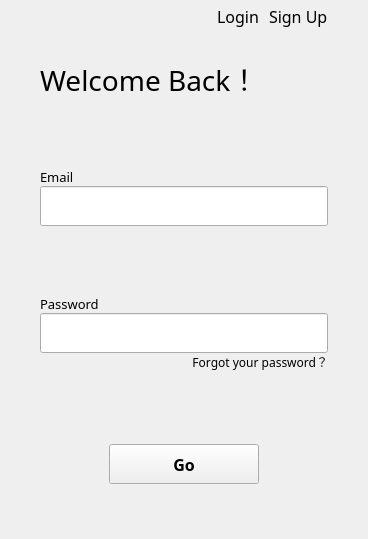
<?xml version="1.0" encoding="UTF-8"?>
<ui version="4.0">
 <class>LoginOrSignUpWidget</class>
 <widget class="QWidget" name="LoginOrSignUpWidget">
  <property name="geometry">
   <rect>
    <x>0</x>
    <y>0</y>
    <width>368</width>
    <height>539</height>
   </rect>
  </property>
  <property name="windowTitle">
   <string>Form</string>
  </property>
  <layout class="QVBoxLayout" name="verticalLayout_2">
   <property name="spacing">
    <number>0</number>
   </property>
   <property name="leftMargin">
    <number>0</number>
   </property>
   <property name="topMargin">
    <number>5</number>
   </property>
   <property name="rightMargin">
    <number>0</number>
   </property>
   <property name="bottomMargin">
    <number>0</number>
   </property>
   <item>
    <widget class="QWidget" name="widget_3" native="true">
     <property name="sizePolicy">
      <sizepolicy hsizetype="Preferred" vsizetype="Fixed">
       <horstretch>0</horstretch>
       <verstretch>0</verstretch>
      </sizepolicy>
     </property>
     <layout class="QGridLayout" name="gridLayout">
      <property name="topMargin">
       <number>0</number>
      </property>
      <property name="rightMargin">
       <number>40</number>
      </property>
      <property name="bottomMargin">
       <number>0</number>
      </property>
      <property name="spacing">
       <number>0</number>
      </property>
      <item row="1" column="1">
       <widget class="QWidget" name="widget_4" native="true">
        <layout class="QHBoxLayout" name="horizontalLayout_2">
         <property name="spacing">
          <number>10</number>
         </property>
         <property name="leftMargin">
          <number>0</number>
         </property>
         <property name="topMargin">
          <number>0</number>
         </property>
         <property name="rightMargin">
          <number>0</number>
         </property>
         <property name="bottomMargin">
          <number>0</number>
         </property>
         <item>
          <widget class="ClickableLabel" name="LoginBtn">
           <property name="minimumSize">
            <size>
             <width>0</width>
             <height>0</height>
            </size>
           </property>
           <property name="font">
            <font>
             <family>萍方-繁</family>
             <pointsize>12</pointsize>
             <bold>false</bold>
            </font>
           </property>
           <property name="text">
            <string>Login</string>
           </property>
          </widget>
         </item>
         <item>
          <widget class="ClickableLabel" name="SignUpBtn">
           <property name="minimumSize">
            <size>
             <width>0</width>
             <height>0</height>
            </size>
           </property>
           <property name="font">
            <font>
             <family>萍方-繁</family>
             <pointsize>12</pointsize>
             <bold>false</bold>
            </font>
           </property>
           <property name="text">
            <string>Sign Up</string>
           </property>
          </widget>
         </item>
        </layout>
       </widget>
      </item>
      <item row="2" column="0">
       <spacer name="horizontalSpacer_2">
        <property name="orientation">
         <enum>Qt::Orientation::Horizontal</enum>
        </property>
        <property name="sizeHint" stdset="0">
         <size>
          <width>40</width>
          <height>20</height>
         </size>
        </property>
       </spacer>
      </item>
      <item row="2" column="1">
       <widget class="SliderIndicator" name="Slider" native="true"/>
      </item>
      <item row="3" column="0">
       <spacer name="verticalSpacer_13">
        <property name="orientation">
         <enum>Qt::Orientation::Vertical</enum>
        </property>
        <property name="sizeHint" stdset="0">
         <size>
          <width>20</width>
          <height>10</height>
         </size>
        </property>
       </spacer>
      </item>
     </layout>
    </widget>
   </item>
   <item>
    <widget class="QStackedWidget" name="stackedWidget">
     <property name="sizePolicy">
      <sizepolicy hsizetype="Preferred" vsizetype="Preferred">
       <horstretch>0</horstretch>
       <verstretch>0</verstretch>
      </sizepolicy>
     </property>
     <property name="currentIndex">
      <number>0</number>
     </property>
     <widget class="QWidget" name="LoginPage">
      <layout class="QVBoxLayout" name="verticalLayout_3">
       <property name="spacing">
        <number>0</number>
       </property>
       <property name="leftMargin">
        <number>0</number>
       </property>
       <property name="topMargin">
        <number>0</number>
       </property>
       <property name="rightMargin">
        <number>0</number>
       </property>
       <property name="bottomMargin">
        <number>0</number>
       </property>
       <item>
        <widget class="QWidget" name="widget_6" native="true">
         <property name="sizePolicy">
          <sizepolicy hsizetype="Preferred" vsizetype="Fixed">
           <horstretch>0</horstretch>
           <verstretch>0</verstretch>
          </sizepolicy>
         </property>
         <layout class="QHBoxLayout" name="horizontalLayout_4">
          <property name="spacing">
           <number>0</number>
          </property>
          <property name="leftMargin">
           <number>40</number>
          </property>
          <property name="topMargin">
           <number>0</number>
          </property>
          <property name="rightMargin">
           <number>0</number>
          </property>
          <property name="bottomMargin">
           <number>0</number>
          </property>
          <item>
           <widget class="QLabel" name="label_4">
            <property name="font">
             <font>
              <family>萍方-繁</family>
              <pointsize>21</pointsize>
              <italic>false</italic>
              <bold>false</bold>
             </font>
            </property>
            <property name="text">
             <string>Welcome Back！</string>
            </property>
            <property name="textFormat">
             <enum>Qt::TextFormat::AutoText</enum>
            </property>
           </widget>
          </item>
          <item>
           <spacer name="horizontalSpacer_3">
            <property name="orientation">
             <enum>Qt::Orientation::Horizontal</enum>
            </property>
            <property name="sizeHint" stdset="0">
             <size>
              <width>223</width>
              <height>20</height>
             </size>
            </property>
           </spacer>
          </item>
         </layout>
        </widget>
       </item>
       <item>
        <widget class="QWidget" name="widget_2" native="true">
         <property name="sizePolicy">
          <sizepolicy hsizetype="Preferred" vsizetype="Preferred">
           <horstretch>0</horstretch>
           <verstretch>0</verstretch>
          </sizepolicy>
         </property>
         <property name="minimumSize">
          <size>
           <width>0</width>
           <height>200</height>
          </size>
         </property>
         <layout class="QVBoxLayout" name="verticalLayout">
          <property name="spacing">
           <number>0</number>
          </property>
          <property name="sizeConstraint">
           <enum>QLayout::SizeConstraint::SetDefaultConstraint</enum>
          </property>
          <property name="leftMargin">
           <number>40</number>
          </property>
          <property name="topMargin">
           <number>0</number>
          </property>
          <property name="rightMargin">
           <number>40</number>
          </property>
          <property name="bottomMargin">
           <number>0</number>
          </property>
          <item>
           <spacer name="verticalSpacer">
            <property name="orientation">
             <enum>Qt::Orientation::Vertical</enum>
            </property>
            <property name="sizeHint" stdset="0">
             <size>
              <width>20</width>
              <height>90</height>
             </size>
            </property>
           </spacer>
          </item>
          <item>
           <widget class="QLabel" name="label_5">
            <property name="sizePolicy">
             <sizepolicy hsizetype="Preferred" vsizetype="Fixed">
              <horstretch>0</horstretch>
              <verstretch>0</verstretch>
             </sizepolicy>
            </property>
            <property name="minimumSize">
             <size>
              <width>0</width>
              <height>0</height>
             </size>
            </property>
            <property name="font">
             <font>
              <family>萍方-繁</family>
              <pointsize>10</pointsize>
              <bold>false</bold>
             </font>
            </property>
            <property name="text">
             <string>Email</string>
            </property>
           </widget>
          </item>
          <item>
           <widget class="QLineEdit" name="EmailEdit_2">
            <property name="sizePolicy">
             <sizepolicy hsizetype="Expanding" vsizetype="Fixed">
              <horstretch>0</horstretch>
              <verstretch>0</verstretch>
             </sizepolicy>
            </property>
            <property name="minimumSize">
             <size>
              <width>0</width>
              <height>40</height>
             </size>
            </property>
           </widget>
          </item>
          <item>
           <spacer name="verticalSpacer_3">
            <property name="orientation">
             <enum>Qt::Orientation::Vertical</enum>
            </property>
            <property name="sizeHint" stdset="0">
             <size>
              <width>20</width>
              <height>90</height>
             </size>
            </property>
           </spacer>
          </item>
          <item>
           <widget class="QLabel" name="label_6">
            <property name="sizePolicy">
             <sizepolicy hsizetype="Preferred" vsizetype="Fixed">
              <horstretch>0</horstretch>
              <verstretch>0</verstretch>
             </sizepolicy>
            </property>
            <property name="minimumSize">
             <size>
              <width>0</width>
              <height>0</height>
             </size>
            </property>
            <property name="font">
             <font>
              <family>萍方-繁</family>
              <pointsize>10</pointsize>
             </font>
            </property>
            <property name="text">
             <string>Password</string>
            </property>
           </widget>
          </item>
          <item>
           <widget class="QLineEdit" name="PwdEdit_2">
            <property name="minimumSize">
             <size>
              <width>0</width>
              <height>40</height>
             </size>
            </property>
            <property name="echoMode">
             <enum>QLineEdit::EchoMode::Password</enum>
            </property>
           </widget>
          </item>
          <item>
           <widget class="ClickableLabel" name="ResetPwdBtn">
            <property name="sizePolicy">
             <sizepolicy hsizetype="Preferred" vsizetype="Fixed">
              <horstretch>0</horstretch>
              <verstretch>0</verstretch>
             </sizepolicy>
            </property>
            <property name="font">
             <font>
              <family>萍方-繁</family>
             </font>
            </property>
            <property name="text">
             <string>Forgot your password？</string>
            </property>
            <property name="alignment">
             <set>Qt::AlignmentFlag::AlignRight|Qt::AlignmentFlag::AlignTrailing|Qt::AlignmentFlag::AlignVCenter</set>
            </property>
           </widget>
          </item>
          <item>
           <spacer name="verticalSpacer_2">
            <property name="orientation">
             <enum>Qt::Orientation::Vertical</enum>
            </property>
            <property name="sizeHint" stdset="0">
             <size>
              <width>20</width>
              <height>90</height>
             </size>
            </property>
           </spacer>
          </item>
         </layout>
        </widget>
       </item>
      </layout>
     </widget>
     <widget class="QWidget" name="RegPage">
      <layout class="QVBoxLayout" name="verticalLayout_4">
       <property name="spacing">
        <number>0</number>
       </property>
       <property name="leftMargin">
        <number>0</number>
       </property>
       <property name="topMargin">
        <number>0</number>
       </property>
       <property name="rightMargin">
        <number>0</number>
       </property>
       <property name="bottomMargin">
        <number>0</number>
       </property>
       <item>
        <widget class="QWidget" name="widget_7" native="true">
         <property name="sizePolicy">
          <sizepolicy hsizetype="Preferred" vsizetype="Fixed">
           <horstretch>0</horstretch>
           <verstretch>0</verstretch>
          </sizepolicy>
         </property>
         <layout class="QHBoxLayout" name="horizontalLayout_5">
          <property name="spacing">
           <number>0</number>
          </property>
          <property name="leftMargin">
           <number>40</number>
          </property>
          <property name="topMargin">
           <number>0</number>
          </property>
          <property name="rightMargin">
           <number>0</number>
          </property>
          <property name="bottomMargin">
           <number>0</number>
          </property>
          <item>
           <widget class="QLabel" name="label_7">
            <property name="font">
             <font>
              <family>萍方-繁</family>
              <pointsize>24</pointsize>
             </font>
            </property>
            <property name="text">
             <string>Hello New！</string>
            </property>
           </widget>
          </item>
          <item>
           <spacer name="horizontalSpacer_4">
            <property name="orientation">
             <enum>Qt::Orientation::Horizontal</enum>
            </property>
            <property name="sizeHint" stdset="0">
             <size>
              <width>261</width>
              <height>20</height>
             </size>
            </property>
           </spacer>
          </item>
         </layout>
        </widget>
       </item>
       <item>
        <widget class="QWidget" name="widget_8" native="true">
         <property name="sizePolicy">
          <sizepolicy hsizetype="Preferred" vsizetype="Preferred">
           <horstretch>0</horstretch>
           <verstretch>0</verstretch>
          </sizepolicy>
         </property>
         <layout class="QVBoxLayout" name="verticalLayout_5">
          <property name="spacing">
           <number>0</number>
          </property>
          <property name="leftMargin">
           <number>40</number>
          </property>
          <property name="topMargin">
           <number>0</number>
          </property>
          <property name="rightMargin">
           <number>40</number>
          </property>
          <property name="bottomMargin">
           <number>0</number>
          </property>
          <item>
           <spacer name="verticalSpacer_4">
            <property name="orientation">
             <enum>Qt::Orientation::Vertical</enum>
            </property>
            <property name="sizeHint" stdset="0">
             <size>
              <width>20</width>
              <height>30</height>
             </size>
            </property>
           </spacer>
          </item>
          <item>
           <widget class="QLabel" name="label_10">
            <property name="font">
             <font>
              <family>萍方-繁</family>
              <pointsize>10</pointsize>
             </font>
            </property>
            <property name="text">
             <string>Name</string>
            </property>
           </widget>
          </item>
          <item>
           <widget class="QLineEdit" name="NameEdit">
            <property name="minimumSize">
             <size>
              <width>0</width>
              <height>35</height>
             </size>
            </property>
           </widget>
          </item>
          <item>
           <spacer name="verticalSpacer_7">
            <property name="orientation">
             <enum>Qt::Orientation::Vertical</enum>
            </property>
            <property name="sizeHint" stdset="0">
             <size>
              <width>20</width>
              <height>40</height>
             </size>
            </property>
           </spacer>
          </item>
          <item>
           <widget class="QLabel" name="label_8">
            <property name="font">
             <font>
              <family>萍方-繁</family>
              <pointsize>10</pointsize>
             </font>
            </property>
            <property name="text">
             <string>Email</string>
            </property>
           </widget>
          </item>
          <item>
           <widget class="QLineEdit" name="EmailEdit">
            <property name="minimumSize">
             <size>
              <width>0</width>
              <height>35</height>
             </size>
            </property>
           </widget>
          </item>
          <item>
           <spacer name="verticalSpacer_12">
            <property name="orientation">
             <enum>Qt::Orientation::Vertical</enum>
            </property>
            <property name="sizeHint" stdset="0">
             <size>
              <width>20</width>
              <height>40</height>
             </size>
            </property>
           </spacer>
          </item>
          <item>
           <widget class="QLabel" name="label_2">
            <property name="font">
             <font>
              <family>萍方-繁</family>
              <pointsize>10</pointsize>
             </font>
            </property>
            <property name="text">
             <string>Verify code</string>
            </property>
           </widget>
          </item>
          <item>
           <widget class="QWidget" name="widget_11" native="true">
            <layout class="QHBoxLayout" name="horizontalLayout_6">
             <property name="leftMargin">
              <number>0</number>
             </property>
             <property name="topMargin">
              <number>0</number>
             </property>
             <property name="rightMargin">
              <number>0</number>
             </property>
             <property name="bottomMargin">
              <number>0</number>
             </property>
             <item>
              <widget class="QLineEdit" name="CodeEdit_2">
               <property name="minimumSize">
                <size>
                 <width>0</width>
                 <height>35</height>
                </size>
               </property>
              </widget>
             </item>
             <item>
              <widget class="QPushButton" name="GetCodeBtn_2">
               <property name="minimumSize">
                <size>
                 <width>0</width>
                 <height>35</height>
                </size>
               </property>
               <property name="font">
                <font>
                 <family>萍方-繁</family>
                </font>
               </property>
               <property name="text">
                <string>Get</string>
               </property>
              </widget>
             </item>
            </layout>
           </widget>
          </item>
          <item>
           <spacer name="verticalSpacer_5">
            <property name="orientation">
             <enum>Qt::Orientation::Vertical</enum>
            </property>
            <property name="sizeHint" stdset="0">
             <size>
              <width>20</width>
              <height>30</height>
             </size>
            </property>
           </spacer>
          </item>
          <item>
           <widget class="QLabel" name="label_9">
            <property name="font">
             <font>
              <family>萍方-繁</family>
              <pointsize>10</pointsize>
             </font>
            </property>
            <property name="text">
             <string>Password</string>
            </property>
           </widget>
          </item>
          <item>
           <widget class="QLineEdit" name="PwdEdit">
            <property name="minimumSize">
             <size>
              <width>0</width>
              <height>35</height>
             </size>
            </property>
            <property name="echoMode">
             <enum>QLineEdit::EchoMode::Password</enum>
            </property>
           </widget>
          </item>
          <item>
           <spacer name="verticalSpacer_6">
            <property name="orientation">
             <enum>Qt::Orientation::Vertical</enum>
            </property>
            <property name="sizeHint" stdset="0">
             <size>
              <width>20</width>
              <height>30</height>
             </size>
            </property>
           </spacer>
          </item>
         </layout>
        </widget>
       </item>
      </layout>
     </widget>
     <widget class="QWidget" name="ResetPage">
      <layout class="QVBoxLayout" name="verticalLayout_7">
       <property name="spacing">
        <number>0</number>
       </property>
       <property name="leftMargin">
        <number>0</number>
       </property>
       <property name="topMargin">
        <number>0</number>
       </property>
       <property name="rightMargin">
        <number>0</number>
       </property>
       <property name="bottomMargin">
        <number>0</number>
       </property>
       <item>
        <widget class="QWidget" name="widget" native="true">
         <property name="sizePolicy">
          <sizepolicy hsizetype="Preferred" vsizetype="Fixed">
           <horstretch>0</horstretch>
           <verstretch>0</verstretch>
          </sizepolicy>
         </property>
         <layout class="QHBoxLayout" name="horizontalLayout">
          <property name="spacing">
           <number>0</number>
          </property>
          <property name="leftMargin">
           <number>40</number>
          </property>
          <property name="topMargin">
           <number>0</number>
          </property>
          <property name="rightMargin">
           <number>0</number>
          </property>
          <property name="bottomMargin">
           <number>0</number>
          </property>
          <item>
           <widget class="QLabel" name="label">
            <property name="font">
             <font>
              <family>萍方-繁</family>
              <pointsize>24</pointsize>
             </font>
            </property>
            <property name="text">
             <string>Password Reset...</string>
            </property>
           </widget>
          </item>
          <item>
           <spacer name="horizontalSpacer">
            <property name="orientation">
             <enum>Qt::Orientation::Horizontal</enum>
            </property>
            <property name="sizeHint" stdset="0">
             <size>
              <width>44</width>
              <height>20</height>
             </size>
            </property>
           </spacer>
          </item>
         </layout>
        </widget>
       </item>
       <item>
        <widget class="QWidget" name="widget_9" native="true">
         <layout class="QVBoxLayout" name="verticalLayout_6">
          <property name="spacing">
           <number>0</number>
          </property>
          <property name="leftMargin">
           <number>40</number>
          </property>
          <property name="topMargin">
           <number>0</number>
          </property>
          <property name="rightMargin">
           <number>40</number>
          </property>
          <property name="bottomMargin">
           <number>0</number>
          </property>
          <item>
           <spacer name="verticalSpacer_8">
            <property name="orientation">
             <enum>Qt::Orientation::Vertical</enum>
            </property>
            <property name="sizeHint" stdset="0">
             <size>
              <width>20</width>
              <height>80</height>
             </size>
            </property>
           </spacer>
          </item>
          <item>
           <widget class="QLabel" name="label_3">
            <property name="sizePolicy">
             <sizepolicy hsizetype="Preferred" vsizetype="Fixed">
              <horstretch>0</horstretch>
              <verstretch>0</verstretch>
             </sizepolicy>
            </property>
            <property name="font">
             <font>
              <family>萍方-繁</family>
              <pointsize>10</pointsize>
             </font>
            </property>
            <property name="text">
             <string>Email</string>
            </property>
           </widget>
          </item>
          <item>
           <widget class="QLineEdit" name="EmailEdit_3">
            <property name="minimumSize">
             <size>
              <width>0</width>
              <height>35</height>
             </size>
            </property>
           </widget>
          </item>
          <item>
           <spacer name="verticalSpacer_9">
            <property name="orientation">
             <enum>Qt::Orientation::Vertical</enum>
            </property>
            <property name="sizeHint" stdset="0">
             <size>
              <width>20</width>
              <height>70</height>
             </size>
            </property>
           </spacer>
          </item>
          <item>
           <widget class="QLabel" name="label_11">
            <property name="sizePolicy">
             <sizepolicy hsizetype="Preferred" vsizetype="Fixed">
              <horstretch>0</horstretch>
              <verstretch>0</verstretch>
             </sizepolicy>
            </property>
            <property name="font">
             <font>
              <family>萍方-繁</family>
              <pointsize>10</pointsize>
             </font>
            </property>
            <property name="text">
             <string>Verify code</string>
            </property>
           </widget>
          </item>
          <item>
           <widget class="QWidget" name="widget_10" native="true">
            <property name="sizePolicy">
             <sizepolicy hsizetype="Preferred" vsizetype="Preferred">
              <horstretch>0</horstretch>
              <verstretch>0</verstretch>
             </sizepolicy>
            </property>
            <layout class="QHBoxLayout" name="horizontalLayout_3">
             <property name="leftMargin">
              <number>0</number>
             </property>
             <property name="topMargin">
              <number>0</number>
             </property>
             <property name="rightMargin">
              <number>0</number>
             </property>
             <property name="bottomMargin">
              <number>0</number>
             </property>
             <item>
              <widget class="QLineEdit" name="CodeEdit">
               <property name="sizePolicy">
                <sizepolicy hsizetype="Expanding" vsizetype="Fixed">
                 <horstretch>0</horstretch>
                 <verstretch>0</verstretch>
                </sizepolicy>
               </property>
               <property name="minimumSize">
                <size>
                 <width>0</width>
                 <height>35</height>
                </size>
               </property>
              </widget>
             </item>
             <item>
              <widget class="QPushButton" name="GetCodeBtn">
               <property name="sizePolicy">
                <sizepolicy hsizetype="Minimum" vsizetype="Fixed">
                 <horstretch>0</horstretch>
                 <verstretch>0</verstretch>
                </sizepolicy>
               </property>
               <property name="minimumSize">
                <size>
                 <width>0</width>
                 <height>35</height>
                </size>
               </property>
               <property name="font">
                <font>
                 <family>萍方-繁</family>
                 <pointsize>10</pointsize>
                </font>
               </property>
               <property name="text">
                <string>Get</string>
               </property>
              </widget>
             </item>
            </layout>
           </widget>
          </item>
          <item>
           <spacer name="verticalSpacer_10">
            <property name="orientation">
             <enum>Qt::Orientation::Vertical</enum>
            </property>
            <property name="sizeHint" stdset="0">
             <size>
              <width>20</width>
              <height>70</height>
             </size>
            </property>
           </spacer>
          </item>
          <item>
           <widget class="QLabel" name="label_12">
            <property name="sizePolicy">
             <sizepolicy hsizetype="Preferred" vsizetype="Fixed">
              <horstretch>0</horstretch>
              <verstretch>0</verstretch>
             </sizepolicy>
            </property>
            <property name="font">
             <font>
              <family>萍方-繁</family>
              <pointsize>10</pointsize>
             </font>
            </property>
            <property name="text">
             <string>New password</string>
            </property>
           </widget>
          </item>
          <item>
           <widget class="QLineEdit" name="PwdEdit_3">
            <property name="minimumSize">
             <size>
              <width>0</width>
              <height>35</height>
             </size>
            </property>
            <property name="echoMode">
             <enum>QLineEdit::EchoMode::Password</enum>
            </property>
           </widget>
          </item>
          <item>
           <spacer name="verticalSpacer_11">
            <property name="orientation">
             <enum>Qt::Orientation::Vertical</enum>
            </property>
            <property name="sizeHint" stdset="0">
             <size>
              <width>20</width>
              <height>80</height>
             </size>
            </property>
           </spacer>
          </item>
         </layout>
        </widget>
       </item>
      </layout>
      <zorder>widget_9</zorder>
      <zorder>widget</zorder>
     </widget>
    </widget>
   </item>
   <item>
    <widget class="QWidget" name="widget_5" native="true">
     <property name="sizePolicy">
      <sizepolicy hsizetype="Preferred" vsizetype="Maximum">
       <horstretch>0</horstretch>
       <verstretch>0</verstretch>
      </sizepolicy>
     </property>
     <property name="minimumSize">
      <size>
       <width>0</width>
       <height>100</height>
      </size>
     </property>
     <layout class="QGridLayout" name="gridLayout_2">
      <property name="leftMargin">
       <number>0</number>
      </property>
      <property name="topMargin">
       <number>0</number>
      </property>
      <property name="rightMargin">
       <number>0</number>
      </property>
      <property name="bottomMargin">
       <number>0</number>
      </property>
      <property name="spacing">
       <number>0</number>
      </property>
      <item row="0" column="0">
       <widget class="Diffusion_button" name="ExecuteBtn">
        <property name="sizePolicy">
         <sizepolicy hsizetype="Fixed" vsizetype="Fixed">
          <horstretch>0</horstretch>
          <verstretch>0</verstretch>
         </sizepolicy>
        </property>
        <property name="minimumSize">
         <size>
          <width>150</width>
          <height>40</height>
         </size>
        </property>
        <property name="font">
         <font>
          <family>萍方-繁</family>
          <pointsize>12</pointsize>
          <bold>true</bold>
          <stylestrategy>PreferDefault</stylestrategy>
         </font>
        </property>
        <property name="layoutDirection">
         <enum>Qt::LayoutDirection::LeftToRight</enum>
        </property>
        <property name="text">
         <string>Go</string>
        </property>
       </widget>
      </item>
      <item row="1" column="0">
       <widget class="QLabel" name="StatusTip">
        <property name="sizePolicy">
         <sizepolicy hsizetype="Preferred" vsizetype="Fixed">
          <horstretch>0</horstretch>
          <verstretch>0</verstretch>
         </sizepolicy>
        </property>
        <property name="minimumSize">
         <size>
          <width>0</width>
          <height>45</height>
         </size>
        </property>
        <property name="font">
         <font>
          <family>萍方-繁</family>
         </font>
        </property>
        <property name="text">
         <string/>
        </property>
        <property name="alignment">
         <set>Qt::AlignmentFlag::AlignCenter</set>
        </property>
       </widget>
      </item>
     </layout>
     <zorder>StatusTip</zorder>
     <zorder>ExecuteBtn</zorder>
    </widget>
   </item>
  </layout>
 </widget>
 <customwidgets>
  <customwidget>
   <class>ClickableLabel</class>
   <extends>QLabel</extends>
   <header>clickablelabel.h</header>
  </customwidget>
  <customwidget>
   <class>SliderIndicator</class>
   <extends>QWidget</extends>
   <header>sliderindicator.h</header>
   <container>1</container>
  </customwidget>
  <customwidget>
   <class>Diffusion_button</class>
   <extends>QPushButton</extends>
   <header>diffusion_button.h</header>
  </customwidget>
 </customwidgets>
 <resources/>
 <connections/>
</ui>
